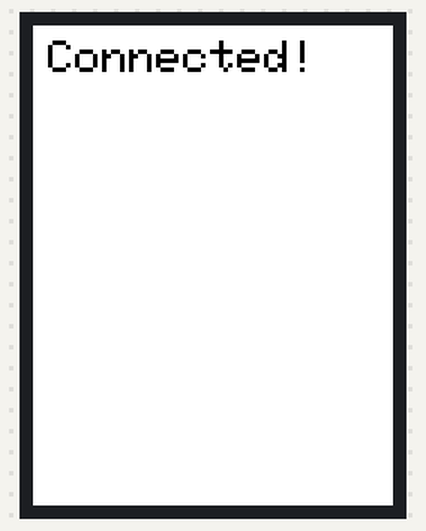
This program was run on a simulated ESP32. Parts: 240×320 colour display. WiFi joins after 1.5 s; servers stay silent unless stated; the local clock reads 2024-03-15 10:24:30 at power-on unless the program sets it.

Above: at 2.9 s.
At 4.0 s:
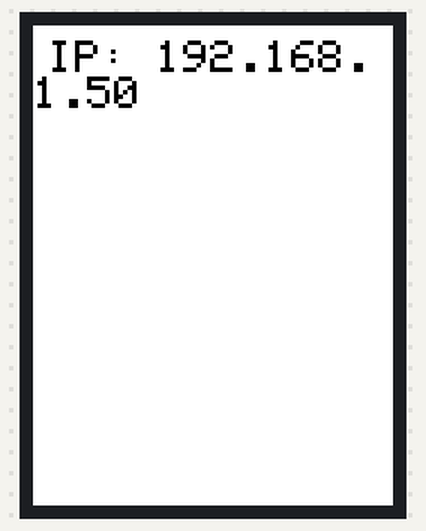
At 5.1 s:
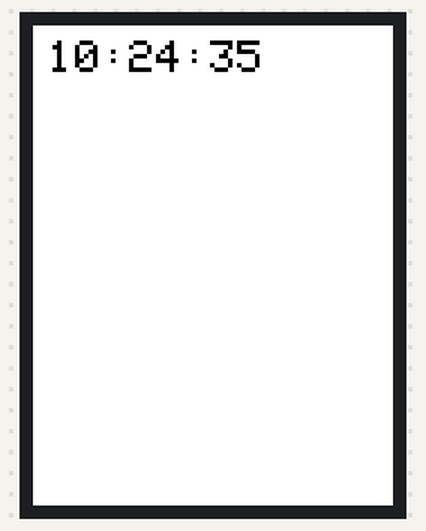
At 13.2 s:
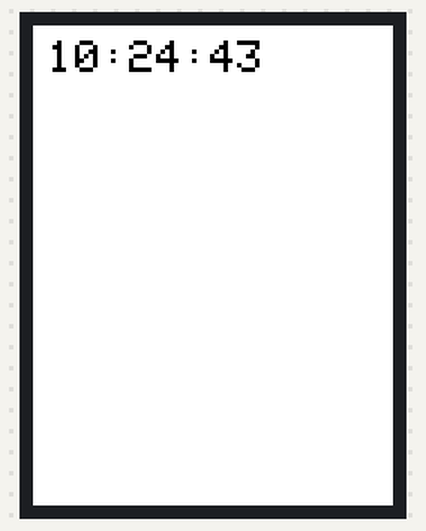
At 21.3 s:
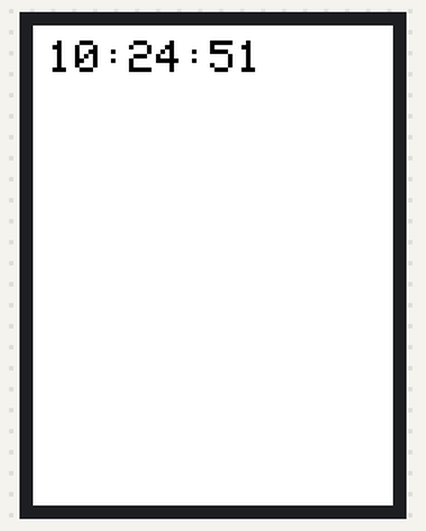
At 38.5 s:
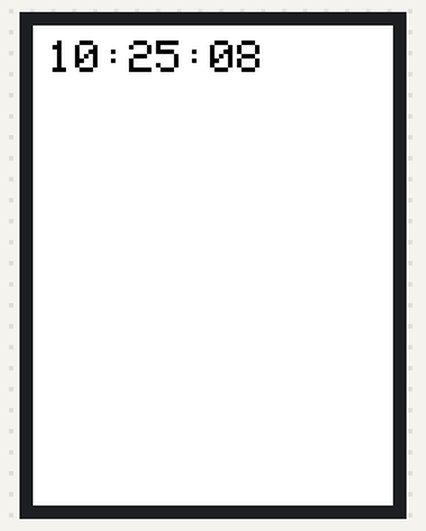

Measured:
- what the display in image 0 shows lasts 1.1 s, from 2.9 s to 4.0 s
- what the display in image 1 shows lasts 1.0 s, from 4.0 s to 5.0 s

The program:

main.cpp
```cpp
/* ============================================================
 * PROJECT:     WiFi NTP Clock on ILI9341 TFT Display
 * BOARD:       ESP32 DevKit (esp32dev)
 * AUTHOR:      Yunus Hassen
 * DATE:        2026-07-19
 *
 * DESCRIPTION:
 *  This project connects the ESP32 to a WiFi network, syncs the
 *  system clock with an NTP server, and renders a live-updating
 *  HH:MM:SS clock on a 240x320 2.8" ILI9341 TFT display (SPI).
 *
 * WIRING (GPIO -> Component):
 *  - TFT_CS (Chip Select):  5
 *  - TFT_DC (Data/Command):  2
 *  - TFT_RST (Reset, optional):  4
 *
 * LIBRARIES:
 *  - Adafruit GFX Library:
 *  - Adafruit ILI9341 Library:
 *  - WiFi Library:
 *  - time.h:
 * NOTES:
 *  - not including CLEAR_TFT in the main loop to avoid clearing
 *  the screen every second, which would refresh too quickly,
 *  which can cause flickering.
 *
 * BUILD & RUN:
 *   pio run
 *   wokwi-cli .
 * ============================================================ */
#include <Arduino.h>
#include <SPI.h>
#include <Adafruit_GFX.h>
#include <Adafruit_ILI9341.h>
#include <WiFi.h>
#include <time.h>

#define TFT_CS 5
#define TFT_DC 2
#define TFT_RST 4

#define CLEAR_TFT tft.fillScreen(ILI9341_WHITE) // Clear the screen with white color

Adafruit_ILI9341 tft = Adafruit_ILI9341(TFT_CS, TFT_DC, TFT_RST);

void setup()
{
    tft.begin();

    CLEAR_TFT;

    tft.setCursor(10, 10);
    tft.setTextColor(ILI9341_BLACK); // Set text color to black with white background
    tft.setTextSize(2);

    tft.print("Connecting to WiFi");
    delay(1000); // Wait for a second before starting the connection process
    CLEAR_TFT;
    tft.setCursor(10, 10);

    WiFi.begin("Wokwi-GUEST", "", 6);
    while (WiFi.status() != WL_CONNECTED)
    {
        delay(100);
        tft.print(".");
    }

    CLEAR_TFT;
    tft.setCursor(10, 10);
    tft.setTextColor(ILI9341_BLACK);
    tft.setTextSize(3);
    tft.print("Connected!");
    delay(1000); // Wait for a second before displaying the IP address
    CLEAR_TFT;

    tft.setCursor(10, 10);
    tft.setTextColor(ILI9341_BLACK);
    tft.setTextSize(3);
    tft.print("IP: ");
    tft.print(WiFi.localIP());
    delay(1000);
    CLEAR_TFT;

    long gmtOffset_sec = -5 * 3600; // US Eastern Time (Virginia): UTC−5 during standard time
    int daylightOffset_sec = 3600;
    // sets up the ESP32's internal clock to sync with an NTP (Network Time Protocol) server the WiFi connection
    configTime(gmtOffset_sec, daylightOffset_sec, "pool.ntp.org");
}

void loop()
{
    // breaks a moment in time down into individual human-readable fields
    struct tm timeinfo;
    if (!getLocalTime(&timeinfo))
    {
        tft.print("Time sync failed");
        delay(1000);
        return;
    }

    char timeString[9]; // HH:MM:SS
    strftime(timeString, sizeof(timeString), "%H:%M:%S", &timeinfo);
    tft.fillRect(0, 0, 240, 40, ILI9341_WHITE); // clear just the time area
    tft.setCursor(10, 10);
    tft.print(timeString);

    delay(1000); // Update every second
}
```
